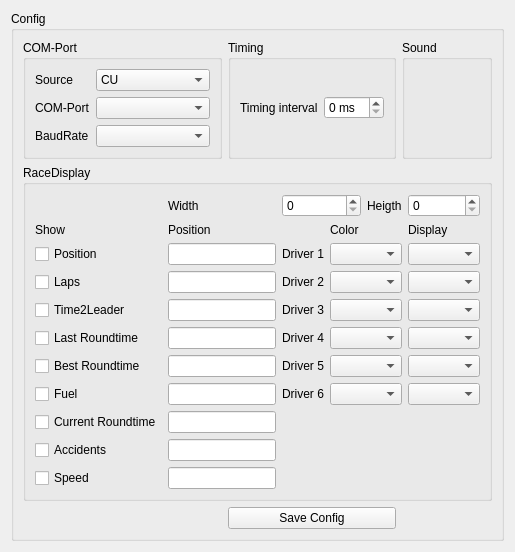
      <widget class="QWidget" name="tab">
       <attribute name="title">
        <string>Config</string>
       </attribute>
       <layout class="QGridLayout" name="gridLayout_2">
        <item row="0" column="0" rowspan="3">
         <widget class="QGroupBox" name="groupBox_Config">
          <property name="title">
           <string>Config</string>
          </property>
          <layout class="QGridLayout" name="gridLayout_23">
           <item row="0" column="0">
            <widget class="QGroupBox" name="groupBox_COMPort">
             <property name="title">
              <string>COM-Port</string>
             </property>
             <layout class="QGridLayout" name="gridLayout_4">
              <item row="1" column="1">
               <widget class="QComboBox" name="comboBox_COMPort"/>
              </item>
              <item row="1" column="0">
               <widget class="QLabel" name="label_8">
                <property name="text">
                 <string>COM-Port</string>
                </property>
               </widget>
              </item>
              <item row="2" column="1">
               <widget class="QComboBox" name="comboBox_BaudRate"/>
              </item>
              <item row="2" column="0">
               <widget class="QLabel" name="label_9">
                <property name="text">
                 <string>BaudRate</string>
                </property>
               </widget>
              </item>
              <item row="0" column="0">
               <widget class="QLabel" name="label_63">
                <property name="text">
                 <string>Source</string>
                </property>
               </widget>
              </item>
              <item row="0" column="1">
               <widget class="QComboBox" name="comboBox_Source">
                <item>
                 <property name="text">
                  <string>CU</string>
                 </property>
                </item>
                <item>
                 <property name="text">
                  <string>RoundCounter</string>
                 </property>
                </item>
                <item>
                 <property name="text">
                  <string>MicroController</string>
                 </property>
                </item>
               </widget>
              </item>
             </layout>
            </widget>
           </item>
           <item row="0" column="1">
            <widget class="QGroupBox" name="groupBox_Timing">
             <property name="title">
              <string>Timing</string>
             </property>
             <layout class="QGridLayout" name="gridLayout_18">
              <item row="0" column="0">
               <widget class="QLabel" name="label_20">
                <property name="text">
                 <string>Timing interval</string>
                </property>
               </widget>
              </item>
              <item row="0" column="1">
               <widget class="QSpinBox" name="spinBox_Timing">
                <property name="suffix">
                 <string> ms</string>
                </property>
                <property name="prefix">
                 <string/>
                </property>
               </widget>
              </item>
             </layout>
            </widget>
           </item>
           <item row="0" column="2">
            <widget class="QGroupBox" name="groupBox_Sound">
             <property name="title">
              <string>Sound</string>
             </property>
            </widget>
           </item>
           <item row="2" column="1">
            <widget class="QPushButton" name="pushButton_SaveConfig">
             <property name="text">
              <string>Save Config</string>
             </property>
            </widget>
           </item>
           <item row="1" column="0" colspan="3">
            <widget class="QGroupBox" name="groupBox_RaceDisplay">
             <property name="title">
              <string>RaceDisplay</string>
             </property>
             <layout class="QGridLayout" name="gridLayout_3">
              <item row="9" column="3" colspan="2">
               <widget class="QComboBox" name="comboBox_Color_Driver_6"/>
              </item>
              <item row="5" column="2">
               <widget class="QLabel" name="label_5">
                <property name="text">
                 <string>Driver 4</string>
                </property>
               </widget>
              </item>
              <item row="1" column="0">
               <widget class="QLabel" name="label_10">
                <property name="text">
                 <string>Show</string>
                </property>
               </widget>
              </item>
              <item row="0" column="2" colspan="2">
               <widget class="QSpinBox" name="spinBox_RaceDisplay_Width">
                <property name="maximum">
                 <number>3000</number>
                </property>
               </widget>
              </item>
              <item row="2" column="3" colspan="2">
               <widget class="QComboBox" name="comboBox_Color_Driver_1"/>
              </item>
              <item row="3" column="3" colspan="2">
               <widget class="QComboBox" name="comboBox_Color_Driver_2"/>
              </item>
              <item row="4" column="3" colspan="2">
               <widget class="QComboBox" name="comboBox_Color_Driver_3"/>
              </item>
              <item row="5" column="3" colspan="2">
               <widget class="QComboBox" name="comboBox_Color_Driver_4"/>
              </item>
              <item row="8" column="3" colspan="2">
               <widget class="QComboBox" name="comboBox_Color_Driver_5"/>
              </item>
              <item row="8" column="2">
               <widget class="QLabel" name="label_6">
                <property name="text">
                 <string>Driver 5</string>
                </property>
               </widget>
              </item>
              <item row="9" column="2">
               <widget class="QLabel" name="label_7">
                <property name="text">
                 <string>Driver 6</string>
                </property>
               </widget>
              </item>
              <item row="3" column="0">
               <widget class="QCheckBox" name="checkBox_ShowLaps">
                <property name="text">
                 <string>Laps</string>
                </property>
               </widget>
              </item>
              <item row="8" column="0">
               <widget class="QCheckBox" name="checkBox_ShowBestTime">
                <property name="text">
                 <string>Best Roundtime</string>
                </property>
               </widget>
              </item>
              <item row="9" column="0">
               <widget class="QCheckBox" name="checkBox_ShowFuel">
                <property name="text">
                 <string>Fuel</string>
                </property>
               </widget>
              </item>
              <item row="10" column="0">
               <widget class="QCheckBox" name="checkBox_ShowCurrentRoundTime">
                <property name="text">
                 <string>Current Roundtime</string>
                </property>
               </widget>
              </item>
              <item row="11" column="0">
               <widget class="QCheckBox" name="checkBox_ShowAccidents">
                <property name="text">
                 <string>Accidents</string>
                </property>
               </widget>
              </item>
              <item row="2" column="2">
               <widget class="QLabel" name="label_2">
                <property name="text">
                 <string>Driver 1</string>
                </property>
               </widget>
              </item>
              <item row="4" column="0">
               <widget class="QCheckBox" name="checkBox_ShowTime2Leader">
                <property name="text">
                 <string>Time2Leader</string>
                </property>
               </widget>
              </item>
              <item row="5" column="0">
               <widget class="QCheckBox" name="checkBox_ShowLastRoundTime">
                <property name="text">
                 <string>Last Roundtime</string>
                </property>
               </widget>
              </item>
              <item row="3" column="2">
               <widget class="QLabel" name="label_3">
                <property name="text">
                 <string>Driver 2</string>
                </property>
               </widget>
              </item>
              <item row="4" column="2">
               <widget class="QLabel" name="label_4">
                <property name="text">
                 <string>Driver 3</string>
                </property>
               </widget>
              </item>
              <item row="2" column="0">
               <widget class="QCheckBox" name="checkBox_ShowPosition">
                <property name="text">
                 <string>Position</string>
                </property>
               </widget>
              </item>
              <item row="0" column="4">
               <widget class="QLabel" name="label_12">
                <property name="text">
                 <string>Heigth</string>
                </property>
               </widget>
              </item>
              <item row="9" column="5">
               <widget class="QComboBox" name="comboBox_Display_Driver6"/>
              </item>
              <item row="8" column="5">
               <widget class="QComboBox" name="comboBox_Display_Driver5"/>
              </item>
              <item row="5" column="5">
               <widget class="QComboBox" name="comboBox_Display_Driver4"/>
              </item>
              <item row="4" column="5">
               <widget class="QComboBox" name="comboBox_Display_Driver3"/>
              </item>
              <item row="3" column="5">
               <widget class="QComboBox" name="comboBox_Display_Driver2"/>
              </item>
              <item row="2" column="5">
               <widget class="QComboBox" name="comboBox_Display_Driver1"/>
              </item>
              <item row="0" column="5">
               <widget class="QSpinBox" name="spinBox_RaceDisplay_Heigth">
                <property name="maximum">
                 <number>3000</number>
                </property>
               </widget>
              </item>
              <item row="1" column="5">
               <widget class="QLabel" name="label_14">
                <property name="text">
                 <string>Display</string>
                </property>
               </widget>
              </item>
              <item row="1" column="3" colspan="2">
               <widget class="QLabel" name="label_13">
                <property name="text">
                 <string>Color</string>
                </property>
               </widget>
              </item>
              <item row="1" column="1">
               <widget class="QLabel" name="label_15">
                <property name="text">
                 <string>Position</string>
                </property>
               </widget>
              </item>
              <item row="2" column="1">
               <widget class="QLineEdit" name="lineEdit"/>
              </item>
              <item row="3" column="1">
               <widget class="QLineEdit" name="lineEdit_2"/>
              </item>
              <item row="4" column="1">
               <widget class="QLineEdit" name="lineEdit_3"/>
              </item>
              <item row="5" column="1">
               <widget class="QLineEdit" name="lineEdit_4"/>
              </item>
              <item row="8" column="1">
               <widget class="QLineEdit" name="lineEdit_5"/>
              </item>
              <item row="9" column="1">
               <widget class="QLineEdit" name="lineEdit_6"/>
              </item>
              <item row="10" column="1">
               <widget class="QLineEdit" name="lineEdit_7"/>
              </item>
              <item row="11" column="1">
               <widget class="QLineEdit" name="lineEdit_8"/>
              </item>
              <item row="0" column="1">
               <widget class="QLabel" name="label_11">
                <property name="text">
                 <string>Width</string>
                </property>
               </widget>
              </item>
              <item row="12" column="0">
               <widget class="QCheckBox" name="checkBox_ShowSpeed">
                <property name="text">
                 <string>Speed</string>
                </property>
               </widget>
              </item>
              <item row="12" column="1">
               <widget class="QLineEdit" name="lineEdit_9"/>
              </item>
             </layout>
            </widget>
           </item>
          </layout>
         </widget>
        </item>
       </layout>
      </widget>
